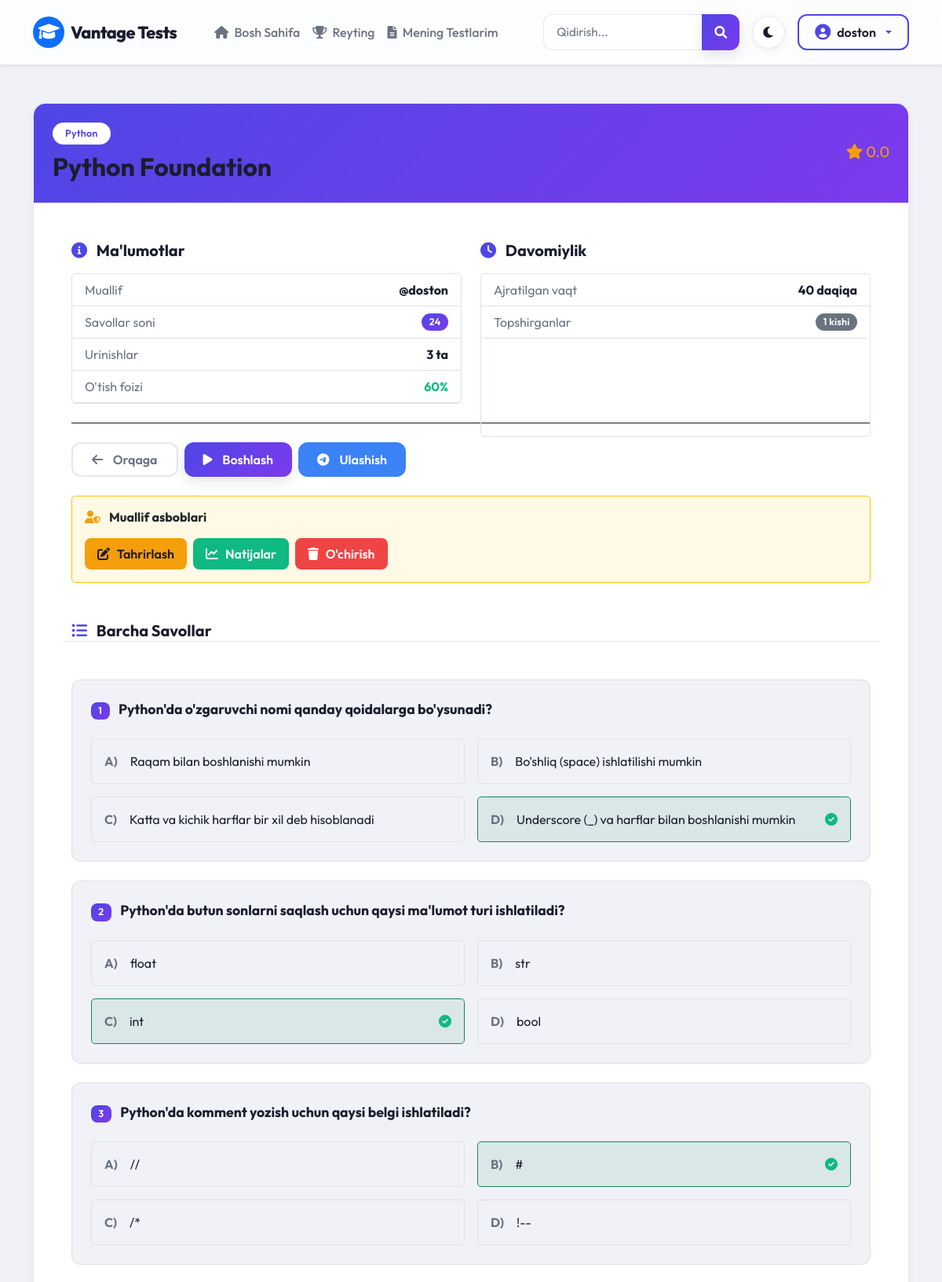
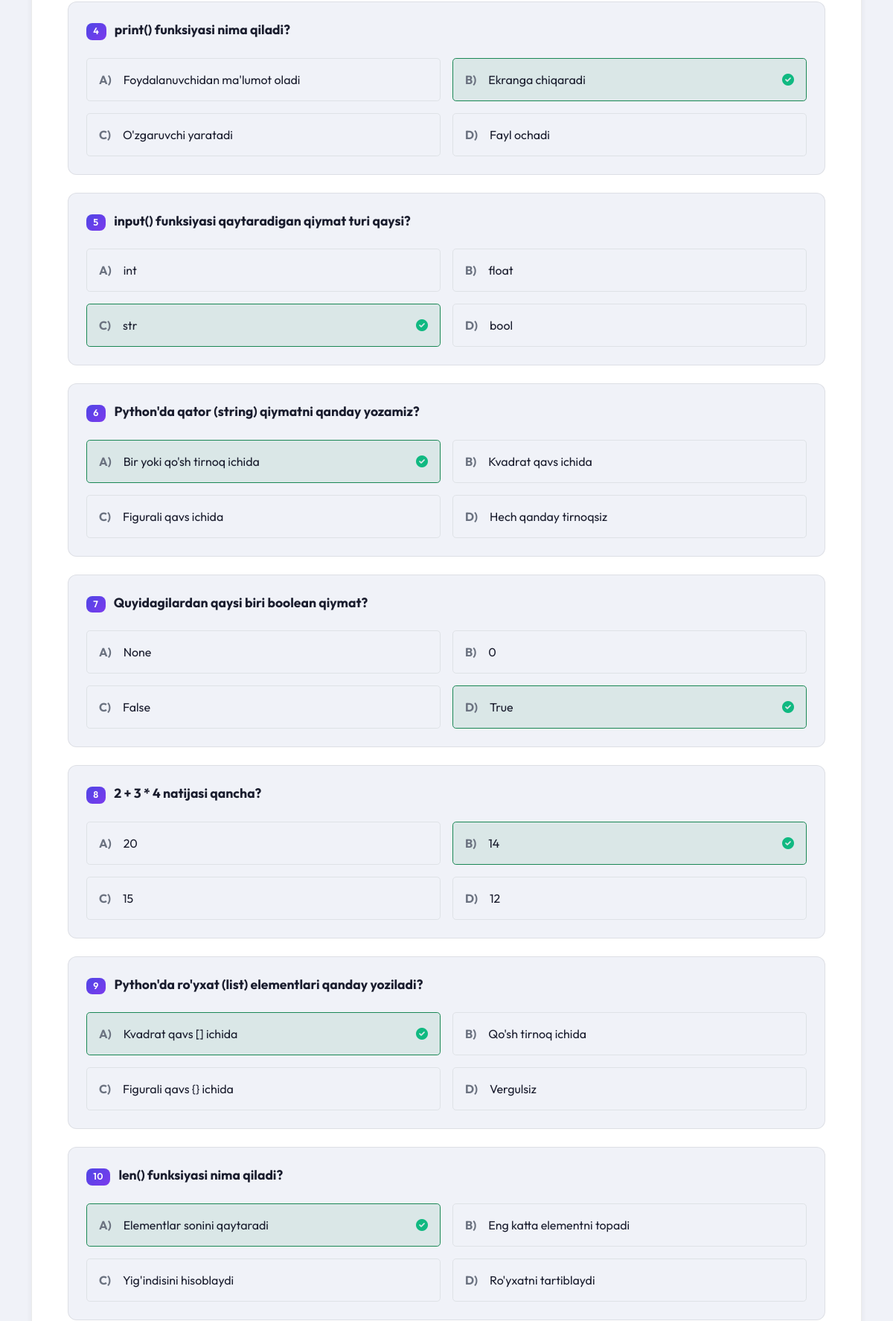
Page /test/12/detail/ (signed in, upper part) on the committed database (2 pictures, top to bottom).
### main/models.py (models this page shows, shortened)
class Test(models.Model):
    author = models.ForeignKey(User, on_delete=models.CASCADE)
    category = models.ForeignKey(Category, on_delete=models.CASCADE)
    title = models.CharField(max_length=200)
    maximum_attempts = models.PositiveBigIntegerField()
    duration = models.PositiveIntegerField(default=20, help_text="Test davomiyligi (daqiqada)")
    pass_percentage = models.PositiveBigIntegerField()

class Category(models.Model):
    name = models.CharField(max_length=100)

class Question(models.Model):
    test = models.ForeignKey(Test, on_delete=models.CASCADE)
    question = models.CharField(max_length=300)
    a = models.CharField(max_length=200)
    b = models.CharField(max_length=200)
    c = models.CharField(max_length=200)
    d = models.CharField(max_length=200)
    true_answer = models.CharField(max_length=1, help_text="Enter the correct option (a/b/c/d)")

### main/views.py (the view)
# urls.py: path('test/<int:test_id>/detail/', views.test_detail, name='test_detail'),  # <- QO'SHING
@login_required(login_url='login')
def test_detail(request, test_id):
    test = get_object_or_404(Test, id=test_id, author=request.user)
    questions = Question.objects.filter(test=test)
    total_tests_count = Test.objects.count()
    active_users_count = User.objects.filter(is_active=True).count()
    completed_tests_count = CheckTest.objects.count()
    context = {
        'test': test,
        'questions': questions,
        'total_tests_count': total_tests_count,
        'active_users_count': active_users_count,
        'completed_tests_count': completed_tests_count,
    }
    return render(request, 'test_detail.html', context)

### main/context_processors.py (called while the page is built)
def footer_stats(request):
    try:
        total_tests_count = Test.objects.count()
    except Exception:
        total_tests_count = 0
    try:
        active_users_count = User.objects.filter(is_active=True).count()
    except Exception:
        active_users_count = 0
    try:
        completed_tests_count = CheckTest.objects.count()
    except Exception:
        completed_tests_count = 0
    return {
        'total_tests_count': total_tests_count,
        'active_users_count': active_users_count,
        'completed_tests_count': completed_tests_count,
    }

### templates/test_detail.html (shortened to what this page needs)
{% extends "base.html" %}
{% block content %}
<div class="container py-4">
    <div class="detail-card mb-4 overflow-hidden">
        <div class="bg-primary text-white p-4" style="background: var(--primary-gradient) !important;">
            <div class="d-flex justify-content-between align-items-md-center flex-column flex-md-row gap-3">
                <div>
                    <span class="badge bg-white text-primary mb-2 rounded-pill px-3 py-2">{{ test.category.name }}</span>
                    <h2 class="mb-0 fw-bold">{{ test.title }}</h2>
                </div>
                <div class="text-md-end">
                    <div class="text-warning mb-1" style="font-size: 1.2rem;">
                        <i class="fas fa-star"></i> {{ test.avg_rating|default:"0.0"|floatformat:1 }}
                    </div>
                </div>
            </div>
        </div>
        <div class="p-4 p-md-5">
            <div class="row g-4 mb-4">
                <div class="col-md-6">
                    <h5 class="fw-bold mb-3"><i class="fas fa-info-circle text-primary me-2"></i> Ma'lumotlar</h5>
                    <ul class="list-group list-group-flush border rounded-3 bg-transparent">
                        <li class="list-group-item d-flex justify-content-between align-items-center bg-transparent border-bottom">
                            <span class="text-muted">Muallif</span>
                            <span class="fw-bold">@{{ test.author.username }}</span>
                        </li>
                        <li class="list-group-item d-flex justify-content-between align-items-center bg-transparent border-bottom">
                            <span class="text-muted">Savollar soni</span>
                            <span class="badge bg-primary rounded-pill">{{ test.question_set.count }}</span>
                        </li>
                        <li class="list-group-item d-flex justify-content-between align-items-center bg-transparent border-bottom">
                            <span class="text-muted">Urinishlar</span>
                            <span class="fw-bold">{{ test.maximum_attempts }} ta</span>
                        </li>
                        <li class="list-group-item d-flex justify-content-between align-items-center bg-transparent border-bottom">
                            <span class="text-muted">O'tish foizi</span>
                            <span class="fw-bold text-success">{{ test.pass_percentage }}%</span>
                        </li>
                    </ul>
                </div>
                <div class="col-md-6">
                    <h5 class="fw-bold mb-3"><i class="fas fa-clock text-primary me-2"></i> Davomiylik</h5>
                    <ul class="list-group list-group-flush border rounded-3 bg-transparent h-100">
                        <li class="list-group-item d-flex justify-content-between align-items-center bg-transparent border-bottom">
                            <span class="text-muted">Ajratilgan vaqt</span>
                            <span class="fw-bold">{{ test.duration }} daqiqa</span>
                        </li>
                        <li class="list-group-item d-flex justify-content-between align-items-center bg-transparent border-bottom">
                            <span class="text-muted">Topshirganlar</span>
                            <span class="badge bg-secondary rounded-pill">{{ test.checktest_set.count }} kishi</span>
                        </li>
                    </ul>
                </div>
            </div>
            <hr style="border-color: var(--border);" class="my-4">
            <div class="d-flex flex-wrap gap-2 mb-4 justify-content-center justify-content-md-start">
                <a href="{% url 'my_tests' %}" class="btn btn-outline-secondary px-4 py-2" style="border-radius: 12px;">
                    <i class="fas fa-arrow-left me-2"></i> Orqaga
                </a>
                <a href="{% url 'ready_to_test' test.id %}" class="btn btn-primary px-4 py-2" style="border-radius: 12px;">
                    <i class="fas fa-play me-2"></i> Boshlash
                </a>
                <a href="https://t.me/share/url?url=http://127.0.0.1:8000/ready_to_test/{{ test.id }}/&text=Men zo'r test topdim: {{ test.title }}. Sinab ko'r!" target="_blank" class="btn btn-info text-white px-4 py-2" style="border-radius: 12px;">
                    <i class="fab fa-telegram-plane me-2"></i> Ulashish
                </a>
            </div>
            {% if request.user == test.author %}
            <div class="p-3 bg-warning bg-opacity-10 rounded-3 border border-warning mb-4">
                <h6 class="fw-bold text-dark mb-3"><i class="fas fa-user-shield me-2 text-warning"></i> Muallif asboblari</h6>
                <div class="d-flex flex-wrap gap-2">
                    <a href="{% url 'edit_test' test.id %}" class="btn btn-warning text-dark px-3 py-2" style="border-radius: 8px;">
                        <i class="fas fa-edit me-1"></i> Tahrirlash
                    </a>
                    <a href="{% url 'test_results_for_author' test.id %}" class="btn btn-success px-3 py-2" style="border-radius: 8px;">
                        <i class="fas fa-chart-line me-1"></i> Natijalar
                    </a>
                    <form method="post" action="{% url 'delete_test' test.id %}" class="d-inline border-0 p-0 m-0" onsubmit="return confirm('Testni butunlay o\'chirmoqchimisiz?');">
                        <button type="submit" class="btn btn-danger px-3 py-2" style="border-radius: 8px;">
                            <i class="fas fa-trash me-1"></i> O'chirish
                        </button>
                    </form>
                </div>
            </div>
            {% endif %}
            <h5 class="fw-bold mb-4 mt-5"><i class="fas fa-list-ul text-primary me-2"></i> Barcha Savollar</h5>
            <div class="row g-4 border-top pt-4" style="border-color: var(--border) !important;">
                {% for question in questions %}
                <div class="col-12">
                    <div class="question-card p-4">
                        <h6 class="fw-bold mb-4" style="line-height: 1.5; font-size: 1.1rem;">
                            <span class="badge bg-primary me-2">{{ forloop.counter }}</span> {{ question.question }}
                        </h6>
                        <div class="row g-3">
                            <div class="col-md-6">
                                <div class="p-3 rounded-3 {% if question.true_answer == 'a' %}bg-success bg-opacity-10 border border-success{% else %}border{% endif %} d-flex align-items-center">
                                    <strong class="me-3 text-muted">A)</strong> <span style="color: var(--text-main);">{{ question.a }}</span>
                                    {% if question.true_answer == 'a' %}<i class="fas fa-check-circle text-success ms-auto"></i>{% endif %}
                                </div>
                            </div>
                            <div class="col-md-6">
                                <div class="p-3 rounded-3 {% if question.true_answer == 'b' %}bg-success bg-opacity-10 border border-success{% else %}border{% endif %} d-flex align-items-center">
                                    <strong class="me-3 text-muted">B)</strong> <span style="color: var(--text-main);">{{ question.b }}</span>
                                    {% if question.true_answer == 'b' %}<i class="fas fa-check-circle text-success ms-auto"></i>{% endif %}
                                </div>
                            </div>
                            <div class="col-md-6">
                                <div class="p-3 rounded-3 {% if question.true_answer == 'c' %}bg-success bg-opacity-10 border border-success{% else %}border{% endif %} d-flex align-items-center">
                                    <strong class="me-3 text-muted">C)</strong> <span style="color: var(--text-main);">{{ question.c }}</span>
                                    {% if question.true_answer == 'c' %}<i class="fas fa-check-circle text-success ms-auto"></i>{% endif %}
                                </div>
                            </div>
                            <div class="col-md-6">
                                <div class="p-3 rounded-3 {% if question.true_answer == 'd' %}bg-success bg-opacity-10 border border-success{% else %}border{% endif %} d-flex align-items-center">
                                    <strong class="me-3 text-muted">D)</strong> <span style="color: var(--text-main);">{{ question.d }}</span>
                                    {% if question.true_answer == 'd' %}<i class="fas fa-check-circle text-success ms-auto"></i>{% endif %}
                                </div>
                            </div>
                        </div>
                    </div>
                </div>
                {% endfor %}
            </div>
        </div>
    </div>
</div>
{% endblock content %}

### templates/base.html (shortened to what this page needs)
{% load static %}
<!DOCTYPE html>
<html lang="uz">
<head>
    <link href="https://cdn.jsdelivr.net/npm/bootstrap@5.1.3/dist/css/bootstrap.min.css" rel="stylesheet">
    <link href="https://cdnjs.cloudflare.com/ajax/libs/font-awesome/6.0.0/css/all.min.css" rel="stylesheet">
    <link rel="stylesheet" type="text/css" href="{% static 'style.css' %}">
</head>
<body>
    <nav class="navbar navbar-expand-lg glass-navbar shadow-sm py-3">
        <div class="container">
            <a class="navbar-brand d-flex align-items-center" href="/">
                <div class="bg-primary text-white rounded-circle p-2 me-2 d-flex justify-content-center align-items-center" style="width: 40px; height: 40px;">
                    <i class="fas fa-graduation-cap"></i>
                </div>
                Vantage Tests
            </a>
            <div class="collapse navbar-collapse" id="navbarContent">
                <ul class="navbar-nav me-auto ps-lg-4">
                    <li class="nav-item">
                        <a class="nav-link" href="{% url 'index' %}">
                            <i class="fas fa-home me-1"></i> Bosh Sahifa
                        </a>
                    </li>
                    <li class="nav-item">
                        <a class="nav-link" href="{% url 'leaderboard' %}">
                            <i class="fas fa-trophy me-1"></i> Reyting
                        </a>
                    </li>
                    {% if user.is_authenticated %}
                    <li class="nav-item">
                        <a class="nav-link" href="{% url 'my_tests' %}">
                            <i class="fas fa-file-alt me-1"></i> Mening Testlarim
                        </a>
                    </li>
                    {% endif %}
                </ul>
                <div class="d-flex align-items-center gap-3 mt-3 mt-lg-0">
                    <form class="input-group" action="{% url 'index' %}" method="get" style="width: 250px;">
                        <input class="form-control" type="search" placeholder="Qidirish..." name="q" aria-label="Search" style="border-right: none;">
                        <button class="btn btn-primary px-3" type="submit">
                            <i class="fas fa-search"></i>
                        </button>
                    </form>
                    <button class="theme-toggle-btn" id="theme-toggle" title="Mavzuni o'zgartirish">
                        <i class="fas fa-moon" id="theme-icon"></i>
                    </button>
                    {% if user.is_authenticated %}
                    <div class="dropdown">
                        <button class="btn btn-outline-primary dropdown-toggle d-flex align-items-center gap-2" type="button" data-bs-toggle="dropdown">
                            <i class="fas fa-user-circle fs-5"></i> <span>{{ user.username }}</span>
                        </button>
                    </div>
                    {% else %}
                    <div class="d-flex gap-2">
                        <a href="{% url 'login' %}" class="btn btn-outline-primary">Kirish</a>
                        <a href="{% url 'signup' %}" class="btn btn-primary">Ro'yxatdan o'tish</a>
                    </div>
                    {% endif %}
                </div>
            </div>
        </div>
    </nav>
    <main class="flex-grow-1 py-4">
        {% block content %}
        {% endblock content %}
    </main>
</body>
</html>

### templates/test_detail.html (style rules this page uses)
.detail-card { background: var(--bg-card); border: 1px solid var(--border); border-radius: 16px; box-shadow: var(--shadow-sm); }
.question-card { background: var(--bg-main); border: 1px solid var(--border); border-radius: 12px; }

### rows in the picture
Test: category.name "Python", title "Python Foundation", author.username "doston", question_set.count "24", maximum_attempts "3", pass_percentage "60", duration "40", checktest_set.count "1"
Question: question "Python'da o'zgaruvchi nomi qanday qoidalarga bo'ysunadi?", a "Raqam bilan boshlanishi mumkin", b "Bo'shliq (space) ishlatilishi mumkin", c "Katta va kichik harflar bir xil deb hisoblanadi", d "Underscore (_) va harflar bilan boshlanishi mumkin"
Question: question "Python'da butun sonlarni saqlash uchun qaysi ma'lumot turi ishlatiladi?", a "float", b "str", c "int", d "bool"
Question: question "Python'da komment yozish uchun qaysi belgi ishlatiladi?", a "//", b "#", c "/*", d "!--"
Question: question "print() funksiyasi nima qiladi?", a "Foydalanuvchidan ma'lumot oladi", b "Ekranga chiqaradi", c "O'zgaruvchi yaratadi", d "Fayl ochadi"
Question: question "input() funksiyasi qaytaradigan qiymat turi qaysi?", a "int", b "float", c "str", d "bool"
Question: question "Python'da qator (string) qiymatni qanday yozamiz?", a "Bir yoki qo'sh tirnoq ichida", b "Kvadrat qavs ichida", c "Figurali qavs ichida", d "Hech qanday tirnoqsiz"
Question: question "Quyidagilardan qaysi biri boolean qiymat?", a "None", b "0", c "False", d "True"
Question: question "2 + 3 * 4 natijasi qancha?", a "20", b "14", c "15", d "12"
Question: question "Python'da ro'yxat (list) elementlari qanday yoziladi?", a "Kvadrat qavs [] ichida", b "Qo'sh tirnoq ichida", c "Figurali qavs {} ichida", d "Vergulsiz"
Question: question "len() funksiyasi nima qiladi?", a "Elementlar sonini qaytaradi", b "Eng katta elementni topadi", c "Yig'indisini hisoblaydi", d "Ro'yxatni tartiblaydi"

### other values in the picture
{{ user.username }} "doston"
{{ test.avg_rating|default:"0.0"|floatformat:1 }} "0.0"
